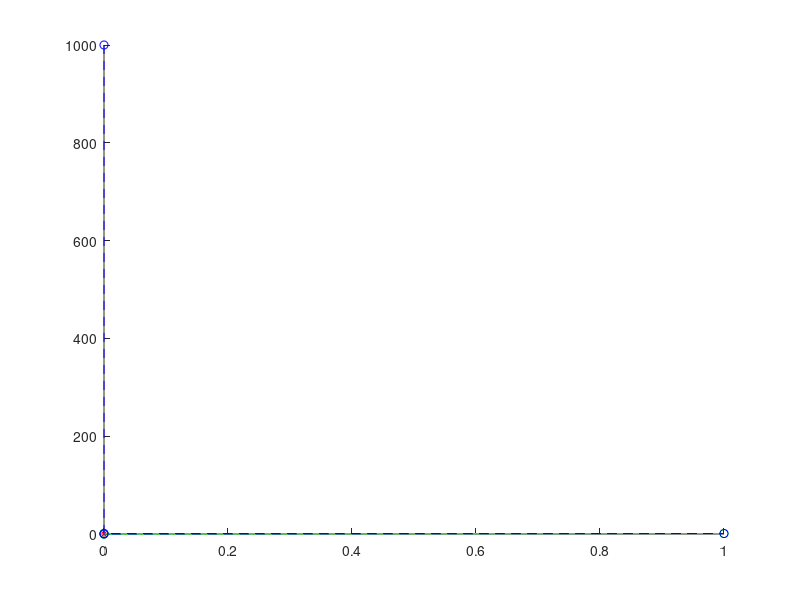

Reproduce this figure in MATLAB.
%%%%%%%%%%%%%%%%%%%%%%%%%%%%%%%%%%%%%%%%%%%%%%%%%%%%%%%%%%%%
%%_Using penalty method, Constraint in TRUSS FEM ANALYSIS_%%
%%%%%%%%%%%%%%%%%%%%%%%%%%%%%%%%%%%%%%%%%%%%%%%%%%%%%%%%%%%%

clc %clears the screen
clear all %closes all the figure windows
close all %closes all the fig windows

%% geometrical parameters and material properties
E = 10^9*[210 210 210]; % young's modulus in Pa
L = 10^-2*[100 100 100*sqrt(2)]; % entire length of beam
A = 10^-4*[6 6 6]; % area of cross sections


element_angle = [90 0 225]; % element orientation angles

X = [0 0 1 0];
Y = [0 1 1 0];

%% meshing of the geometry
ne = 3; % total no of elements
nne = 2; % no. of noded element
nn = ne; % total no of nodes = no. of elemets in truss
dofn = 2; % no. of degrees of freedom per node
dofe = 4; % dof per element (2 noded element)
tdof = dofn * nn; % total degrees of freedom
conn  = [1 2 3 4;...
         3 4 5 6;...
         5 6 1 2]; % connectivity matrix (relation of local no with global numbers)

%% initializing vectors
KG = zeros(tdof,tdof); % initializing global stiffness matrix
FGU = zeros(tdof,1); % initalization of uniformly distributed load vector
FGC = zeros(tdof,1); % initialization of concentrated load vector

%% populating global stiffness matrix
for i = 1:ne
    c = cosd(element_angle(i));
    s = sind(element_angle(i));
    Ke = E(i)*A(i)/L(i) * [c*c c*s -c*c -c*s;...
                           c*s s*s -c*s -s*s;...
                           -c*c -c*s c*c c*s;...
                           -c*s -s*s c*s s*s];
    Fe = zeros(dofe,1);
    for j = 1:dofe
        for k = 1:dofe
            KG(conn(i,j), conn(i,k)) =  KG(conn(i,j), conn(i,k)) + Ke(j,k); 
        end
        FGU(conn(i,j),1) =  FGU(conn(i,j),1)+ Fe(j,1);
    end
end

%% constraint equations
% a1(u1) + a2(u2) + c = 0
KG
gamma = max(max(KG)) * 10^4
C_i = [-1  1]; % i'th constaint eqn coeff matrix

Kp_i = C_i.' * C_i

KG(5:6,5:6) = KG(5:6,5:6) + gamma*Kp_i

%% load and reaction vector
FGC(2) = 1000; % applying load values

FG = FGU + FGC; % global force vector
FG_nbc = FG; % F global with no boundary conditions
KG_nbc = KG; % K global with no boundary conditions

%% applying boundary conditions
for i2 = [1,2,4]
   KG(i2,:) = 0;
   KG(:,i2) = 0;
   KG(i2,i2) = 1;
   
end

%% solving the matrix equation
UG = linsolve(KG,FG)

R = KG_nbc * UG - FG_nbc

%% Convergence study


%% Visualization
hold on

X_new = X;
Y_new = Y;
plot(0,0,'r*');
plot(X,Y,'g-o');

amplification = 1;
i4=1;
for i3 = [1,3,5]
    X_new(i4) = X(i4) + amplification*UG(i3);
    i4 = i4+1;
end
i4=1;
for i3 = [2,4,6]
    Y_new(i4) = Y(i4) + amplification*UG(i3);
    i4 = i4+1;
end
plot(X_new,Y_new,'b--o');
hold off
